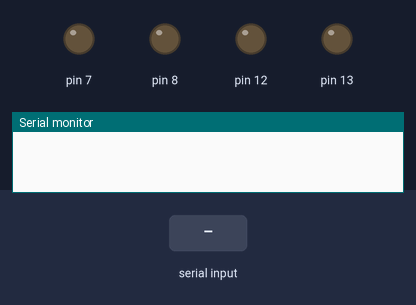
This sketch was run on a simulated Arduino Uno, built with avr-gcc and run on an emulated ATmega328P. On the bench: output pins drawn as LEDs (lit = HIGH), the last lines printed to the serial monitor. The inputs (shaded band) are chosen by the test bench.

Above: at 1.2 s.
1.3 s: "blue" received over Serial
At 2.7 s:
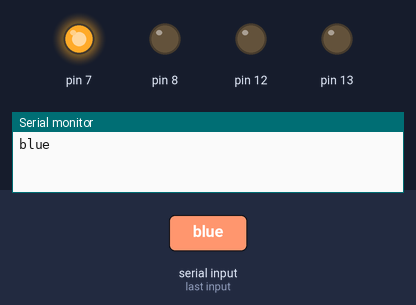
3.8 s: "red" received over Serial
At 5.8 s:
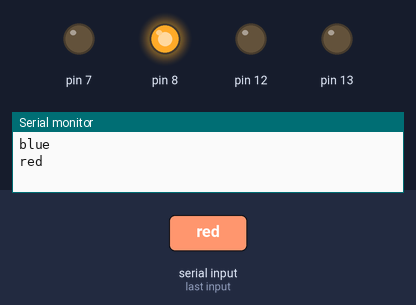
6.3 s: "yellow" received over Serial
At 7.8 s:
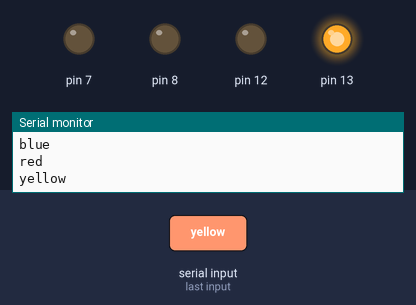
8.8 s: "green" received over Serial
At 10.9 s:
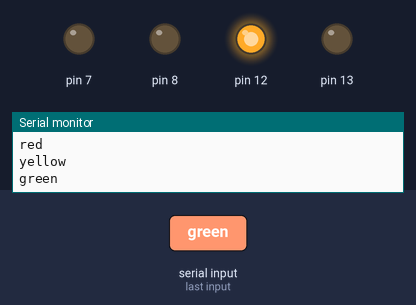
Timing chart, 0 to 12.3 s (numbered marks = the images above; inputs shaded):
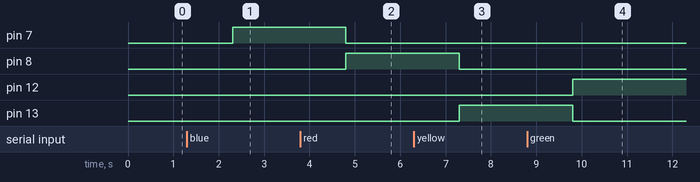

The sketch:

LED_selection.ino
```cpp
String value;

void setup() {
  // put your setup code here, to run once:
  Serial.begin(9600);
  Serial.setTimeout(1000);
  pinMode(13, OUTPUT);
  pinMode(12, OUTPUT);
  pinMode(8, OUTPUT);
  pinMode(7, OUTPUT);
}

void loop() {

  if (Serial.available()) {

    // read the most recent byte (which will be from 0 to 255):

    value = Serial.readString();
    Serial.println(value);

    if (value == "blue")
    {
      digitalWrite(7, HIGH);
      digitalWrite(8, LOW);
      digitalWrite(13, LOW);
      digitalWrite(12, LOW);
    }
    if (value == "red")
    {
      digitalWrite(8, HIGH);
      digitalWrite(7, LOW);
      digitalWrite(13, LOW);
      digitalWrite(12, LOW);
    }
    if (value == "yellow")
    {
      digitalWrite(13, HIGH);
      digitalWrite(8, LOW);
      digitalWrite(7, LOW);
      digitalWrite(12, LOW);
    }
    if (value == "green")
    {
      digitalWrite(12, HIGH);
      digitalWrite(8, LOW);
      digitalWrite(13, LOW);
      digitalWrite(7, LOW);
    }
  }
}
```

Measured:
- after the input at 1.3 s, pin 7: LOW → HIGH after 1.0 s
- after the input at 3.8 s, pin 7: HIGH → LOW after 1.0 s; pin 8: LOW → HIGH after 1.0 s
- after the input at 6.3 s, pin 8: HIGH → LOW after 1.0 s; pin 13: LOW → HIGH after 1.0 s
- after the input at 8.8 s, pin 12: LOW → HIGH after 1.0 s; pin 13: HIGH → LOW after 1.0 s
